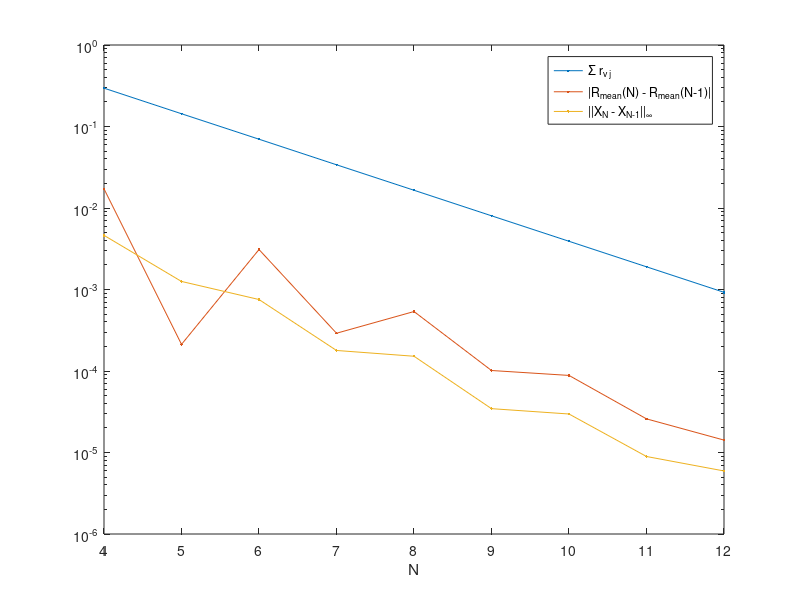

The MATLAB source for this figure:
%% data analysis of asymmeric interior example
clear

load rst_ex_inasym_data

dXN = diff(XN,1,2);
nXN = max(abs(dXN),[],1)';
RN = abs(diff(Rmean));
Nd = NN(2:end);

%%
figure(1),clf
semilogy(repmat(Nd',1,3),[rsumN(2:end) RN nXN],'.-')
set(gca,'xtick',NN)
xlabel('N')
legend('\Sigma r_{\nu j}','|R_{mean}(N) - R_{mean}(N-1)|',...
  '||X_N - X_{N-1}||_\infty')
